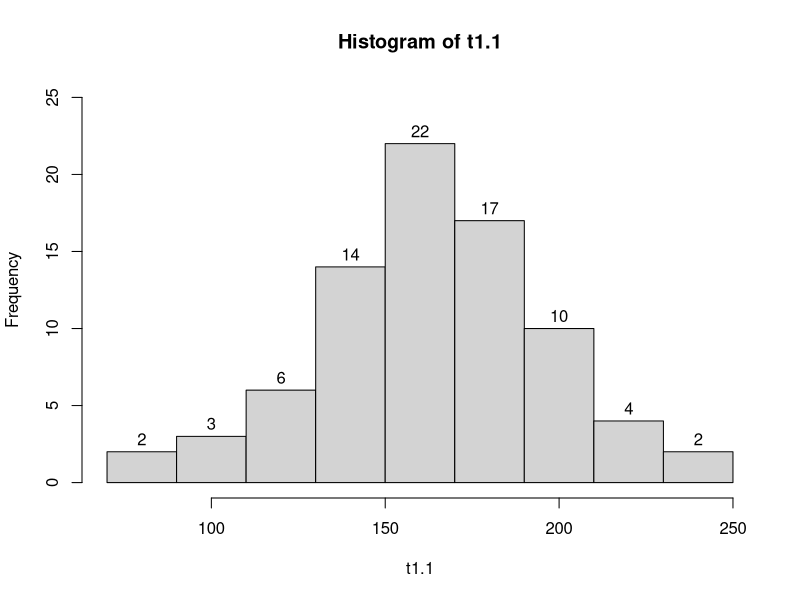

Write R code to recreate this figure.
## ---- chunk 1
knitr::opts_chunk$set(echo = TRUE)
## ---- chunk 2
l<-list(
c(1, 1, 2, 5, 14, 42),
month.abb,
matrix(c(3, -8, 1, -3), nrow = 2),
asin
)
print(l)
## ---- chunk 3
sin(pi/4) 
## ---- chunk 4
asin(0.7071068) 
# observe que es lo mismo que pi/4
pi/4
## ---- chunk 5
names(l)=c("vec1","meses","mat1","fun")
print(l)
## ---- chunk 6
names(l) 
## ---- chunk 7
li<-list(
vec1=c(1, 1, 2, 5, 14, 42),
meses=month.abb,
mat1=matrix(c(3, -8, 1, -3), nrow = 2),
fun=asin
) 
print(li)  
## ---- chunk 8
l[2]  
## ---- chunk 9
l[c(2,3)]  
## ---- chunk 10
l[1]
mean(l[1])
class(l[1]) 
## ---- chunk 11
l[[1]]
mean(l[[1]])
class(l[[1]]) 
## ---- chunk 12
l[c('vec1')] 
class(l[c('vec1')] ) 
## ---- chunk 13
l[c('vec1','fun')]  
## ---- chunk 14
l[['vec1']]  
## ---- chunk 15
l$mat1
## ---- chunk 16
l[-c(2,4)] # trae todos excepto es 2 y el 4 
## ---- chunk 17
l[-1] # todos menos el primero 
## ---- chunk 18
l$vec1
mean(l$vec1) 
## ---- chunk 19
# recuperamos el elemento 1 y 3 
l[c(TRUE,FALSE,TRUE,FALSE)]
## ---- chunk 20
t1.1<-c(105,221,183,186,121,181,180,143,
97,154,153,174,120,168,167,141,
245,228,174,199,181,158,176,110,
163,131,154,115,160,208,158,133,
207,180,190,193,194,133,156,123,
134,178,76,167,184,135,229,146,
218,157,101,171,165,172,158,169,
199,151,142,163,145,171,148,158,
160,175,149,87,160,237,150,135,
196,201,200,176,150,170,118,149)
## ---- chunk 21
library(knitr)
kable(matrix(t1.1,nrow = 8))  
## ---- chunk 22
hist(t1.1,breaks=seq(70,250,by=20),right = FALSE,labels=TRUE,ylim=c(0,25))
## ---- chunk 23
histo=hist(t1.1,breaks=seq(70,250,by=20),right = FALSE,labels=TRUE,ylim=c(0,25),plot=FALSE)   
## ---- chunk 24
mode(histo)
is.list(histo) 
## ---- chunk 25
names(histo)
## ---- chunk 26
histo$breaks
Li=histo$breaks[-length(histo$breaks)] 
Li
Ls=histo$breaks[-1] 
Ls
## ---- chunk 27
cbind(Li,Ls)
## ---- chunk 28
MC=histo$mids
cbind(Li,Ls,MC)
## ---- chunk 29
fi=histo$counts
n=sum(fi)
fir=fi/n
cbind(Li,Ls,MC,fi,fir)
## ---- chunk 30
Fi=cumsum(fi)
Fir=Fi/n
cbind(Li,Ls,MC,fi,fir,Fi,Fir) 
## ---- chunk 31
kable(cbind(Li,Ls,MC,fi,fir,Fi,Fir))
## ---- chunk 32
sum( histo$counts*histo$mids )/sum(histo$counts) 
